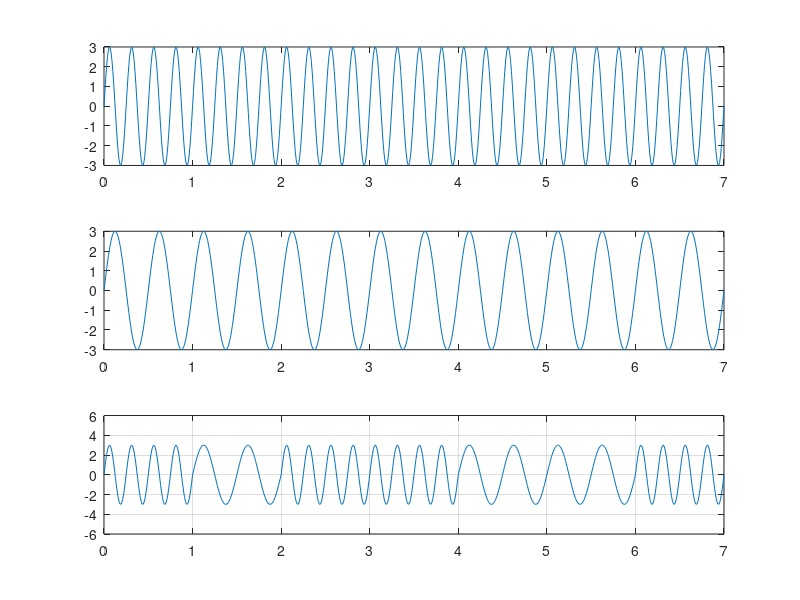

Source code (MATLAB):

clc; #... Clear command line
clear all; #... Clear variables
close all; #... Clear figures

bits = [1 0 1 1 0 0 1];

#... Modulation
bitrate = 1;

sampling_rate = 100;
sampling_time = 1/sampling_rate;

end_time = length(bits)/bitrate;
time = 0:sampling_time:end_time;

a = 3; #... Amplitude
subplot(3,1,1);
signal_one = a*sin(2*pi*4*time);
subplot(3,1,1);
plot(time,signal_one);

modulation = a*sin(2*pi*2*time);
subplot(3,1,2);
plot(time,modulation);

index = 1;

for i = 1:length(time)
    if bits(index) == 1
        modulation(i) = signal_one(i);
    endif
    if time(i)*bitrate >= index
        index = index+1;
    endif
endfor
subplot(3,1,3);
plot(time, modulation);
axis([0 end_time -2*a 2*a]);
grid on;

#... Demodulation
index = 1;

for i = 1:length(modulation)
    if modulation(i) != signal_one(i)
        demodultaion(index) = 0;
    else
        demodultaion(index) = 1;
    endif
    if time(i)*bitrate >= index
        index = index+1;
    endif
endfor

disp(demodultaion);

